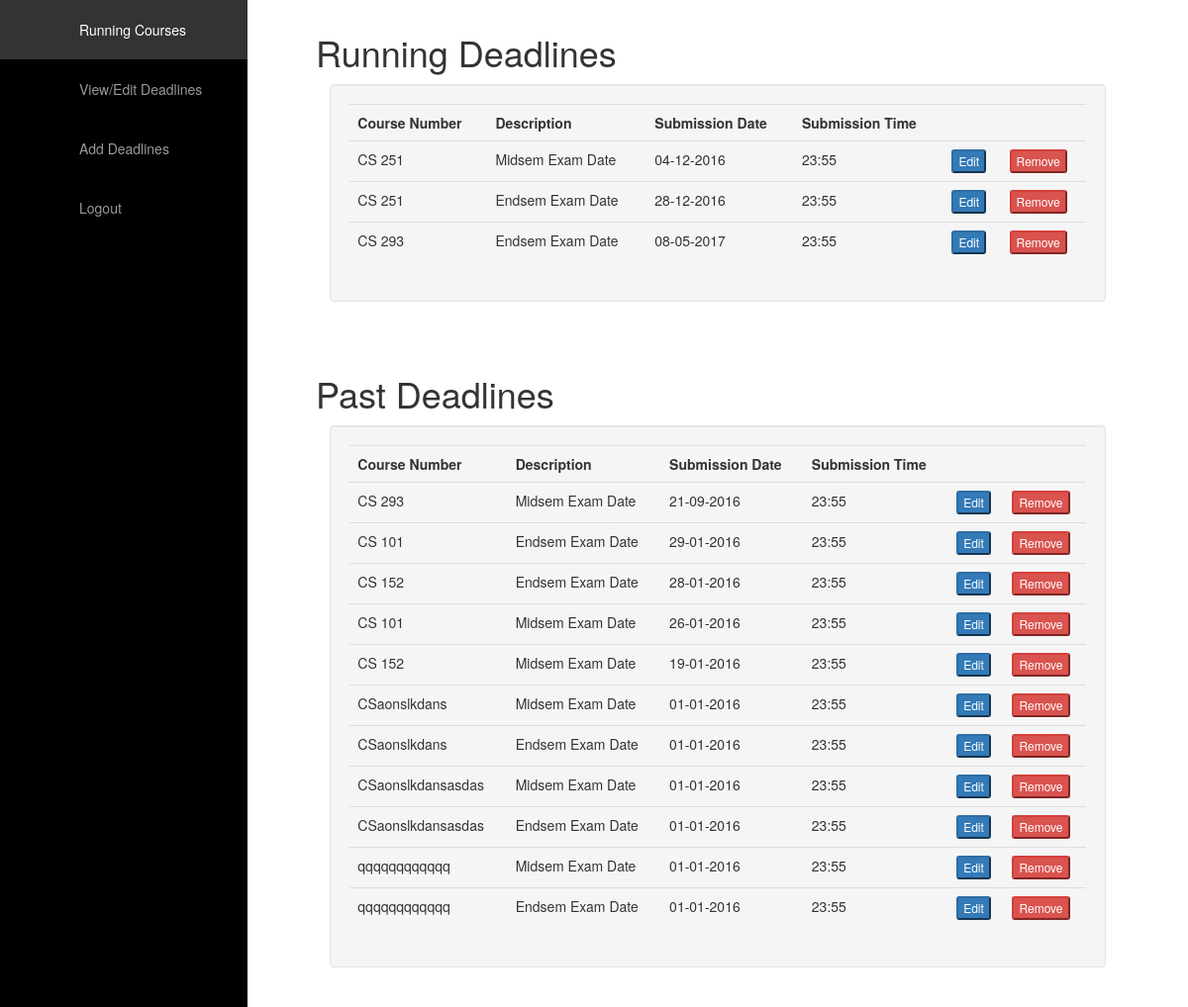
/instructor/deadlines/ (signed in), run on an earlier commit of the app's database.
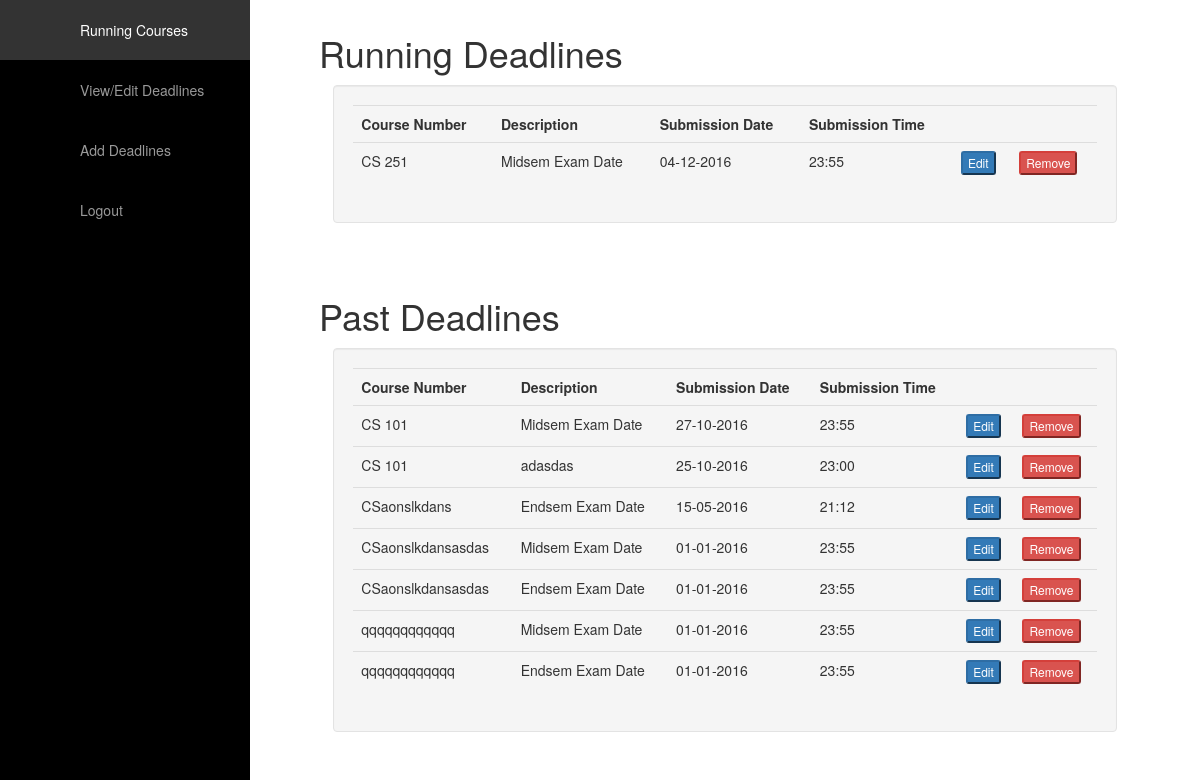
And on a later commit of the database.
### myadmin/models.py (models this page shows, shortened)
class Deadline(models.Model):
    deadline_description = models.CharField(max_length=100)
    deadline_dateTime = models.DateTimeField()
    course = models.ForeignKey(Course, on_delete=models.CASCADE)
    @property
    def is_past_due(self):
        now = timezone.localtime(timezone.now())
        if now > self.deadline_dateTime:
            return True
        return False

class Course(models.Model):
    course_name = models.CharField(max_length=50)
    course_number = models.CharField(max_length=10)
    time_of_year = models.CharField(max_length=10)
    year = models.IntegerField()

### instructor/views.py (the view)
@login_required(login_url='/login/')
def deadlines(request):
    if isInstructor(request.user.username):
        if request.method == "POST":
            curr_deadline = request.POST["deadline"]
            curr_deadline = curr_deadline.split(";&%")
            this_course = Course.objects.get(course_number=curr_deadline[0], year=curr_deadline[1],
                                             time_of_year=curr_deadline[2])
            this_deadline = Deadline.objects.get(course=this_course, deadline_description=curr_deadline[3],
                                                 deadline_dateTime=curr_deadline[4])
            context = {"deadline": this_deadline}
            return render(request, "instructor/edit_deadline.html", context)
        else:
            sorted_deadlines = Deadline.objects.order_by('-deadline_dateTime')
            context = {"all_deadlines": sorted_deadlines}
            return render(request, "instructor/deadlines.html", context)
    return HttpResponse("Permission Denied - You are not instructor")

### instructor/views.py (called while the page is built)
def isInstructor(username):
    if username[0] == "i" or username[0] == 's':          #REMOVE LATER
        return True
    return False

### instructor/templates/instructor/deadlines.html (shortened to what this page needs)
{% extends "instructor/instructor_base.html" %}
{% block content %}
<div id="page-content-wrapper" class="">
    <div class="page-content inset">
        <div class="row">
            <div class="content-header">
                <h1 id="home" class="">
                    <a id="menu-toggle" href="#" class="btn btn-menu btn-lg toggle">
                    </a>
                    Running Deadlines
                </h1>
            </div>
            <div class="col-md-1"></div>
            <div class="col-md-10 well">
                <table class="table">
                    <tr>
                        <th>Course Number</th>
                        <th>Description</th>
                        <th>Submission Date</th>
                        <th>Submission Time</th>
                        <th></th><th></th>
                    </tr>
                    {% for deadline in all_deadlines reversed %}
                        {% if not deadline.is_past_due %}
                            <tr>
                                <td>{{deadline.course.course_number}}</td>
                                <td>{{deadline.deadline_description}}</td>
                                <td>{{deadline.deadline_dateTime|date:'d-m-Y'}}</td>
                                <td>{{deadline.deadline_dateTime|date:'H:i'}}</td>
                                <td>
                                    <form method="post" action="">
                                        <input type="submit" value="Edit" class="btn-xs btn-primary">
                                    </form>
                                </td>
                                <td>
                                    <form method="post" action="/instructor/deadlines/remove/">
                                        <input type="submit" value="Remove" class="btn-xs btn-danger confirm">
                                    </form>
                                </td>
                            </tr>
                        {% endif %}
                    {% endfor %}
                </table>
            </div>
        </div>
    </div>
</div>
<div class="">
    <div class="page-content inset">
        <div class="row">
            <div class="content-header">
                <h1 class="">
                    <a href="#" class="btn btn-menu btn-lg toggle">
                    </a>
                    Past Deadlines
                </h1>
            </div>
            <div class="col-md-1"></div>
            <div class="col-md-10 well">
                <table class="table">
                    <tr>
                        <th>Course Number</th>
                        <th>Description</th>
                        <th>Submission Date</th>
                        <th>Submission Time</th>
                        <th></th><th></th>
                    </tr>
                    {% for deadline in all_deadlines %}
                        {% if deadline.is_past_due %}
                            <tr>
                                <td>{{deadline.course.course_number}}</td>
                                <td>{{deadline.deadline_description}}</td>
                                <td>{{deadline.deadline_dateTime|date:'d-m-Y'}}</td>
                                <td>{{deadline.deadline_dateTime|date:'H:i'}}</td>
                                <td>
                                    <form method="post" action="">
                                        <input type="submit" value="Edit" class="btn-xs btn-primary">
                                    </form>
                                </td>
                                <td>
                                    <form method="post" action="/instructor/deadlines/remove/">
                                        <input type="submit" value="Remove" class="btn-xs btn-danger confirm">
                                    </form>
                                </td>
                            </tr>
                        {% endif %}
                    {% endfor %}
                </table>
            </div>
        </div>
    </div>
</div>
{% endblock %}

### instructor/templates/instructor/instructor_base.html (shortened to what this page needs)
<!DOCTYPE html>
<html lang="en">
<head>
    {% load staticfiles %}
    <link rel="stylesheet" type="text/css" href="{% static 'main/css/bootstrap.min.css' %}">
    <link rel="stylesheet" type="text/css" href="{% static 'myadmin/css/admin_base.css' %}">
</head>
<body>
    <div id="wrapper" data-spy="scroll" data-target="#spy" class="">
        <div id="sidebar-wrapper" class="">
            <nav id="spy">
                <ul class="sidebar-nav nav">
                    <li class=""> <a href="/instructor/home/" data-scroll="" class="">
                                <span class="fa fa-anchor solo">Running Courses</span>
                            </a>
                    </li>
                    <li class=""> <a href="/instructor/deadlines/" data-scroll="" class="">
                                <span class="fa fa-anchor solo">View/Edit Deadlines</span>
                            </a>
                    </li>
                    <li class=""> <a href="/instructor/add_deadline/" data-scroll="" class="">
                                <span class="fa fa-anchor solo">Add Deadlines</span>
                            </a>
                    </li>
                    <li class=""> <a href="/instructor/logout/" data-scroll="" class="">
                                <span class="fa fa-anchor solo">Logout</span>
                            </a>
                    </li>
                </ul>
            </nav>
        </div>
        {% block content %}
        {% endblock %}
    </div>
</body>
</html>

### myadmin/static/myadmin/css/admin_base.css (style rules this page uses)
#wrapper { padding-left: 250px; transition: all 0.4s ease 0s; }
#sidebar-wrapper { margin-left: -250px; left: 250px; width: 250px; background: #000; position: fixed; height: 100%; overflow-y: auto; z-index: 1000; transition: all 0.4s ease 0s; }
#page-content-wrapper { width: 100%; }
.sidebar-nav { position: absolute; top: 0; width: 250px; list-style: none; margin: 0; padding: 0; }
.sidebar-nav li { line-height: 40px; text-indent: 20px; }
.sidebar-nav li a { color: #999999; display: block; text-decoration: none; padding-left: 60px; }
.sidebar-nav li a span:before { position: absolute; left: 0; color: #41484c; text-align: center; width: 20px; line-height: 18px; }
.content-header { height: 65px; line-height: 65px; }
.content-header h1 { margin: 0; margin-left: 20px; line-height: 65px; display: inline-block; }
.btn-menu { color: #000; }
.inset { padding: 20px; }

What changed in the data, as far as the page shows it:
removed Deadline: course.course_number "CS 251", deadline_description "Endsem Exam Date", deadline_dateTime "28-12-2016", deadline_dateTime "23:55", shown under "Running Deadlines"
removed Deadline: course.course_number "CS 293", deadline_description "Endsem Exam Date", deadline_dateTime "08-05-2017", deadline_dateTime "23:55", shown under "Running Deadlines"
removed Deadline: course.course_number "CS 293", deadline_description "Midsem Exam Date", deadline_dateTime "21-09-2016", deadline_dateTime "23:55", shown under "Past Deadlines"
removed Deadline: course.course_number "CS 101", deadline_description "Endsem Exam Date", deadline_dateTime "29-01-2016", deadline_dateTime "23:55", shown under "Past Deadlines"
removed Deadline: course.course_number "CS 152", deadline_description "Endsem Exam Date", deadline_dateTime "28-01-2016", deadline_dateTime "23:55", shown under "Past Deadlines"
removed Deadline: course.course_number "CS 101", deadline_description "Midsem Exam Date", deadline_dateTime "26-01-2016", deadline_dateTime "23:55", shown under "Past Deadlines"
removed Deadline: course.course_number "CS 152", deadline_description "Midsem Exam Date", deadline_dateTime "19-01-2016", deadline_dateTime "23:55", shown under "Past Deadlines"
removed Deadline: course.course_number "CSaonslkdans", deadline_description "Midsem Exam Date", deadline_dateTime "01-01-2016", deadline_dateTime "23:55", shown under "Past Deadlines"
added Deadline: course.course_number "CS 101", deadline_description "Midsem Exam Date", deadline_dateTime "27-10-2016", deadline_dateTime "23:55", shown under "Past Deadlines"
added Deadline: course.course_number "CS 101", deadline_description "adasdas", deadline_dateTime "25-10-2016", deadline_dateTime "23:00", shown under "Past Deadlines"
changed Deadline "CSaonslkdans": deadline_dateTime "01-01-2016" → "15-05-2016"; deadline_dateTime "23:55" → "21:12"
